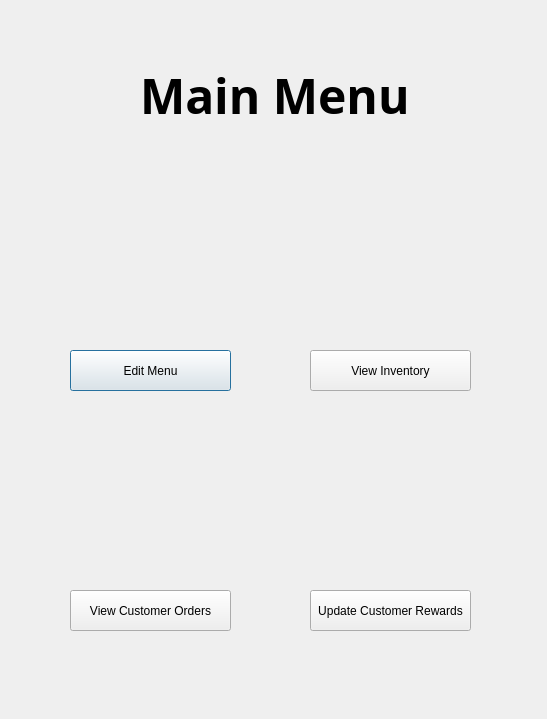
<?xml version="1.0" encoding="UTF-8"?>
<ui version="4.0">
 <class>AdminMenu</class>
 <widget class="QDialog" name="AdminMenu">
  <property name="geometry">
   <rect>
    <x>0</x>
    <y>0</y>
    <width>547</width>
    <height>719</height>
   </rect>
  </property>
  <property name="windowTitle">
   <string>Dialog</string>
  </property>
  <widget class="QLabel" name="invenIcon_label">
   <property name="geometry">
    <rect>
     <x>310</x>
     <y>180</y>
     <width>161</width>
     <height>151</height>
    </rect>
   </property>
   <property name="text">
    <string/>
   </property>
   <property name="pixmap">
    <pixmap>../../Pictures/Saved Pictures/invenIcon.png</pixmap>
   </property>
   <property name="scaledContents">
    <bool>true</bool>
   </property>
  </widget>
  <widget class="QLabel" name="label">
   <property name="geometry">
    <rect>
     <x>80</x>
     <y>430</y>
     <width>141</width>
     <height>141</height>
    </rect>
   </property>
   <property name="text">
    <string/>
   </property>
   <property name="pixmap">
    <pixmap>../../Pictures/Saved Pictures/customerIcon.png</pixmap>
   </property>
   <property name="scaledContents">
    <bool>true</bool>
   </property>
  </widget>
  <widget class="QLabel" name="label_2">
   <property name="geometry">
    <rect>
     <x>310</x>
     <y>430</y>
     <width>161</width>
     <height>141</height>
    </rect>
   </property>
   <property name="text">
    <string/>
   </property>
   <property name="pixmap">
    <pixmap>../../Pictures/Saved Pictures/rewardIcon.png</pixmap>
   </property>
   <property name="scaledContents">
    <bool>true</bool>
   </property>
  </widget>
  <widget class="QPushButton" name="editMenu_button">
   <property name="geometry">
    <rect>
     <x>70</x>
     <y>350</y>
     <width>161</width>
     <height>41</height>
    </rect>
   </property>
   <property name="text">
    <string>Edit Menu</string>
   </property>
  </widget>
  <widget class="QPushButton" name="editInven_button">
   <property name="geometry">
    <rect>
     <x>310</x>
     <y>350</y>
     <width>161</width>
     <height>41</height>
    </rect>
   </property>
   <property name="text">
    <string>View Inventory</string>
   </property>
  </widget>
  <widget class="QPushButton" name="viewCustOrder_button">
   <property name="geometry">
    <rect>
     <x>70</x>
     <y>590</y>
     <width>161</width>
     <height>41</height>
    </rect>
   </property>
   <property name="text">
    <string>View Customer Orders</string>
   </property>
  </widget>
  <widget class="QPushButton" name="custRewards_button">
   <property name="geometry">
    <rect>
     <x>310</x>
     <y>590</y>
     <width>161</width>
     <height>41</height>
    </rect>
   </property>
   <property name="text">
    <string>Update Customer Rewards</string>
   </property>
  </widget>
  <widget class="QLabel" name="label_3">
   <property name="geometry">
    <rect>
     <x>140</x>
     <y>50</y>
     <width>271</width>
     <height>91</height>
    </rect>
   </property>
   <property name="font">
    <font>
     <family>Century Gothic</family>
     <pointsize>36</pointsize>
     <weight>75</weight>
     <bold>true</bold>
    </font>
   </property>
   <property name="text">
    <string>Main Menu</string>
   </property>
  </widget>
  <widget class="QLabel" name="menuIcon_label">
   <property name="geometry">
    <rect>
     <x>70</x>
     <y>180</y>
     <width>161</width>
     <height>161</height>
    </rect>
   </property>
   <property name="text">
    <string/>
   </property>
   <property name="pixmap">
    <pixmap>../../Pictures/Saved Pictures/menuIcon.png</pixmap>
   </property>
   <property name="scaledContents">
    <bool>true</bool>
   </property>
  </widget>
 </widget>
 <resources/>
 <connections/>
</ui>
